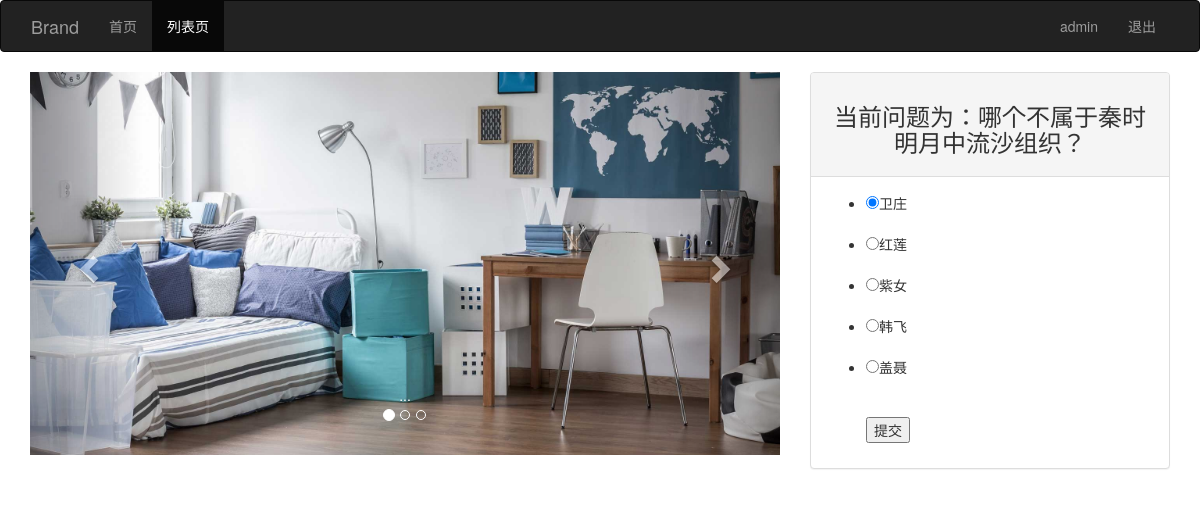
The page /detail/6/ (signed in) on the database its author committed.
### poll/models.py (models this page shows)
class Question(models.Model):
    desc = models.CharField(max_length=20)
    pub_date = models.DateTimeField(auto_now_add=True)
    def __str__(self):
        return self.desc
    class Meta:
        verbose_name_plural = "问题表"
        ordering = ['-pub_date']  # 排序，增加开销

class Choice(models.Model):
    desc = models.CharField(verbose_name='选项', help_text='选项描述', max_length=20)
    vote = models.IntegerField(verbose_name='票数', help_text='选项票数', default=0, null=True, blank=True)
    question = models.ForeignKey(Question, on_delete=models.CASCADE)
    myobjects = ChoiceManager()
    def __str__(self):
        return self.desc
    class Meta:
        verbose_name_plural = "选项表"

### poll/views.py (the view)
    def check(request, *args):
        if request.user and request.user.is_authenticated:
            return fun(request, *args)
        else:
            return redirect(reverse('poll:login'))

### poll/views.py (called while the page is built)
def checklogin(fun):
    def check(request, *args):
        if request.user and request.user.is_authenticated:
            return fun(request, *args)
        else:
            return redirect(reverse('poll:login'))
    return check

@checklogin
def detail(request, id):
    try:
        username = request.session.get('username')
        question = Question.objects.get(pk=id)
    except Question.DoesNotExist:  # Question.objects.get(pk=20)
        return HttpResponse('id非法')
    except Question.MultipleObjectsReturned:  # Question.objects.get(pk__gt=1)
        return HttpResponse('id非法')
    if request.method == 'GET':
        return render(request, 'poll/detail.html', locals())
    elif request.method == 'POST':
        choiceid = request.POST.get('choice')
        Choice.myobjects.increase(choiceid)
        return redirect(reverse('poll:result', args=(id,)))

### templates/poll/detail.html (shortened to what this page needs)
<!DOCTYPE html>
<html lang="en">
<head>
    <link rel="stylesheet" href="/static/js/bootstrap-3.3.7-dist/css/bootstrap.min.css">
</head>
<body>
    <nav class="navbar navbar-inverse navbar-default container-fluid">
        <div class="container">
            <div class="navbar-header">
                <a class="navbar-brand" href="#">Brand</a>
            </div>
            <div class="collapse navbar-collapse" id="bs-example-navbar-collapse-1">
                <ul class="nav navbar-nav">
                    <li><a href="{% url 'poll:index' %}">首页 <span class="sr-only">(current)</span></a></li>
                    <li class="active"><a href="">列表页</a></li>
                </ul>
                <ul class="nav navbar-nav navbar-right">
                    <li><a href="#">{{ request.user }}</a></li>
                    <li><a href="{% url 'poll:logout' %}">退出</a></li>
                </ul>
            </div>
        </div>
    </nav>
    <div class="container">
        <div class="row">
            <div class="col-md-8">
                <div id="carousel-example-generic" class="carousel slide" data-ride="carousel">
                    <ol class="carousel-indicators">
                        <li data-target="#carousel-example-generic" data-slide-to="0" class="active"></li>
                        <li data-target="#carousel-example-generic" data-slide-to="1"></li>
                        <li data-target="#carousel-example-generic" data-slide-to="2"></li>
                    </ol>
                    <div class="carousel-inner" role="listbox">
                        <div class="item active">
                            <img src="/static/images/01.jpg" alt="...">
                            <div class="carousel-caption">
                                ...
                            </div>
                        </div>
                    </div>
                    <a class="left carousel-control" href="#carousel-example-generic" role="button" data-slide="prev">
                        <span class="glyphicon glyphicon-chevron-left" aria-hidden="true"></span>
                    </a>
                    <a class="right carousel-control" href="#carousel-example-generic" role="button" data-slide="next">
                        <span class="glyphicon glyphicon-chevron-right" aria-hidden="true"></span>
                    </a>
                </div>
            </div>
            <div class="col-md-4">
                <div class="panel panel-default">
                    <div class="panel-heading"><h3 class="text-center">当前问题为：{{question}}</h3></div>
                    <div class="panel-body">
                        <form action="{% url 'poll:detail' question.id %}" method="post">
                            <ul>
                            {% for q in question.choice_set.all %}
                                {% if forloop.counter == 1 %}
                                <li><input type="radio" name="choice" value="{{q.id}}" checked>{{q}}</li>
                                <br>
                                {% else %}
                                <li><input type="radio" name="choice" value="{{q.id}}">{{q}}</li>
                                <br>
                                {% endif %}
                            {% empty %}
                                <li>该问题选项为空</li>
                            {% endfor %}
                            {% if question.choice_set.all %}
                                <br><input type="submit" value="提交">
                            {% endif %}
                            </ul>
                        </form>
                    </div>
                </div>
            </div>
        </div>
    </div>
</body>
</html>
</body>
</html>

### rows shown on the page
Question: desc "哪个不属于秦时明月中流沙组织？"
Choice: desc "卫庄"
Choice: desc "红莲"
Choice: desc "紫女"
Choice: desc "韩飞"
Choice: desc "盖聂"

### other values the page prints
{{ request.user }} "admin"
